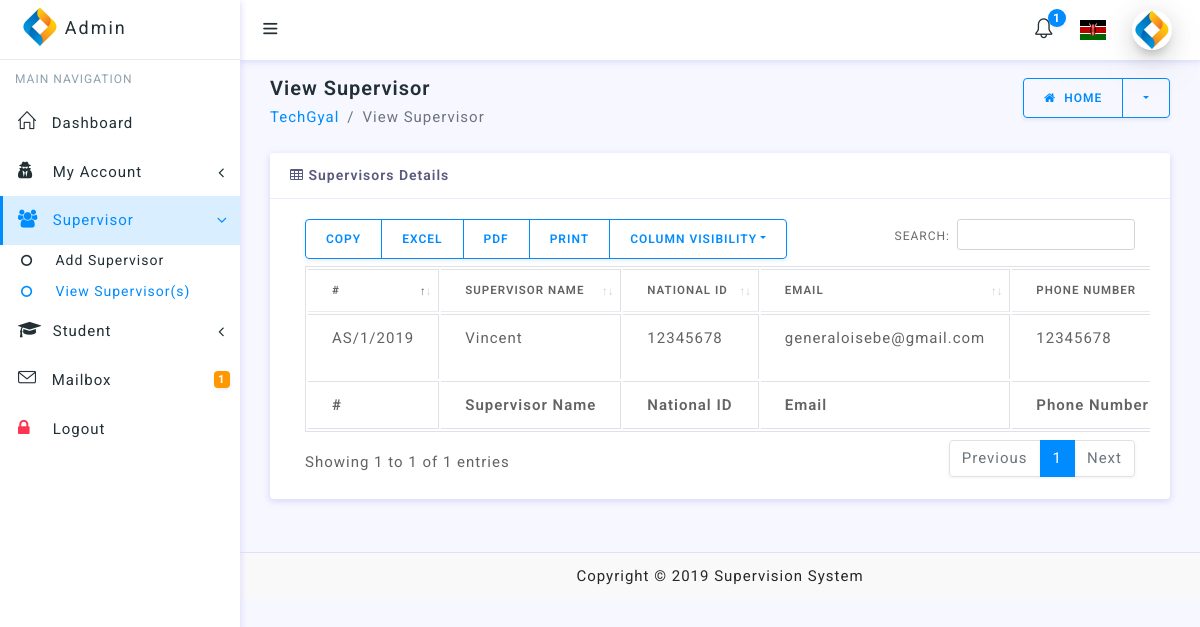
The page /admin/dashboard/viewSupervisor.php (signed in) on the database as committed earlier.
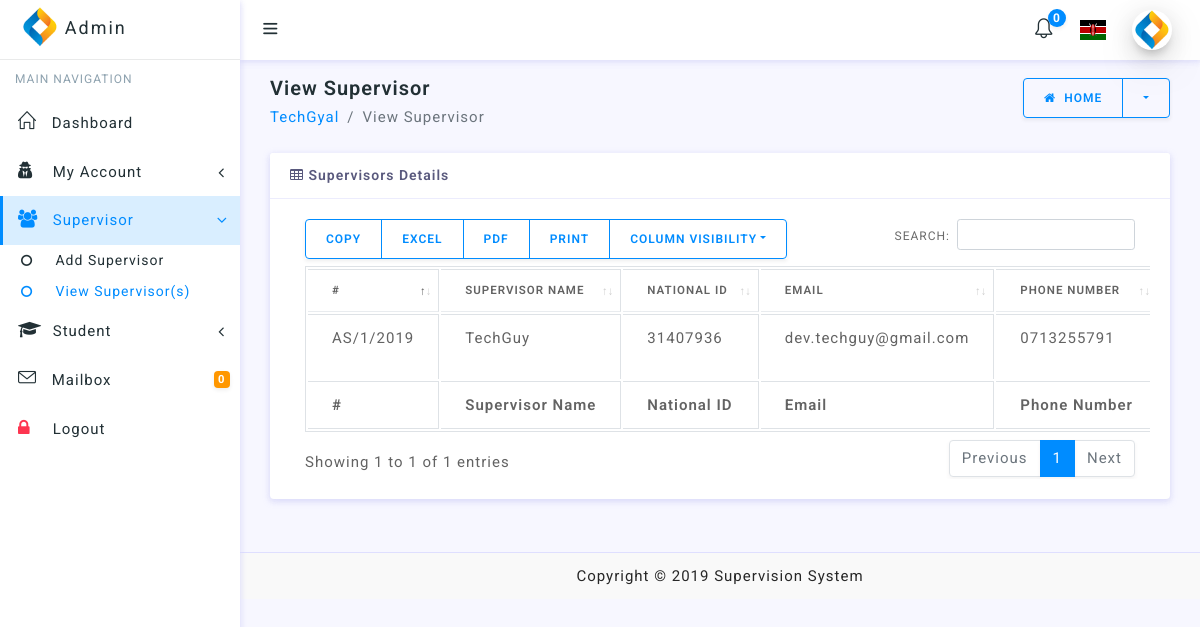
The same page on the database as committed later.
### tables this page shows
CREATE TABLE `supervisor_table` (
  `id` int(11) NOT NULL,
  `supervisor_name` varchar(255) NOT NULL,
  `email` varchar(255) NOT NULL,
  `phone_number` varchar(255) NOT NULL,
  `national_id` varchar(255) NOT NULL,
  `secret_code` varchar(255) NOT NULL,
  `password` varchar(255) NOT NULL,
  `created_at` datetime NOT NULL
);

### functions/fetch_notifications.php (called while the page is built, shortened)
<?php
$unReadNotifications = $allNotifications = 0;

### admin/dashboard/viewSupervisor.php (the view, shortened to what the changed rows need)
<?php
require '../sessions/admin_session.php';
?>
<!doctype html>
<html lang="en">
<head>
    <link href="../../inc/table.css" rel="stylesheet" type="text/css"/>
</head>
<body>
<div id="wrapper">
    <?php
    require '../layouts/admin_layout.php';
    ?>
    <div class="content-wrapper">
        <div class="container-fluid">
            <div class="row">
                <div class="col-lg-12">
                    <div class="card">
                        <?php
                        if ($connection) {
                            $result = mysqli_query($connection, "SELECT * FROM supervisor_table ORDER BY id DESC ");
                            if (mysqli_num_rows($result) > 0) {
                                echo '<div class="card-body">';
                                echo '<div class="table-responsive">
                                <table id="example" class="table table-bordered">
                                    <thead>
                                    <tr>
                                        <th>#</th>
                                        <th>Supervisor Name</th>
                                        <th>National ID</th>
                                        <th>Email</th>
                                        <th>Phone Number</th>
                                        <th>Secret Code</th>
                                        <th>Action</th>
                                        <th>Created At</th>
                                    </tr>
                                    </thead>';
                                echo '<tbody>';
                                while ($row = mysqli_fetch_array($result)) {
                                    echo "<tr><td>";
                                    echo 'AS/' . $row['id'] . '/' . date('Y');
                                    echo "</td><td>";
                                    echo $row['supervisor_name'];
                                    echo "</td><td>";
                                    echo $row['national_id'];
                                    echo "</td><td>";
                                    echo $row['email'];
                                    echo "</td><td>";
                                    echo $row['phone_number'];
                                    echo "</td><td>";
                                    echo "</td><td>";
                                    echo "</td><td>";
                                    echo "</td></tr>";
                                }
                                echo '</tbody>';
                                echo '<tfoot>
                                    <tr>
                                        <th>#</th>
                                        <th>Supervisor Name</th>
                                        <th>National ID</th>
                                        <th>Email</th>
                                        <th>Phone Number</th>
                                        <th>Secret Code</th>
                                        <th>Action</th>
                                        <th>Created At</th>
                                    </tr>
                                    </tfoot>
                                </table>
                            </div>';
                                echo '</div>';
                            } else {
                                echo '<center><h2 class="text-danger text-uppercase">No Supervisors Were Found.</h2></center>';
                            }
                        }
                        ?>
                    </div>
                </div>
            </div>
        </div>
    </div>
</div>
</body>
</html>

### admin/layouts/admin_layout.php (shortened to what the changed rows need)
<?php
require '../../functions/fetch_notifications.php'
?>
<div id="sidebar-wrapper" data-simplebar="" data-simplebar-auto-hide="true">
    <ul class="sidebar-menu do-nicescrol">
        <li>
            <a href="../mailbox/inbox.php" class="waves-effect">
                <i class="icon-envelope"></i>
                <span>Mailbox</span>
                <small class="badge float-right badge-warning"><?php echo number_format($unReadNotifications) ?></small>
            </a>
        </li>
    </ul>
</div>
<header class="topbar-nav">
    <nav class="navbar navbar-expand fixed-top bg-white">
        <ul class="navbar-nav align-items-center right-nav-link">
            <li class="nav-item dropdown-lg">
                <a class="nav-link dropdown-toggle dropdown-toggle-nocaret waves-effect" data-toggle="dropdown"
                   href="../mailbox/inbox.php">
                    <i class="icon-bell"></i><span
                            class="badge badge-primary badge-up"><?php echo number_format($unReadNotifications) ?></span></a>
            </li>
        </ul>
    </nav>
</header>

Rows that differ between the two databases and show on the page:
changed supervisor_table id 1: supervisor_name "Vincent" → "TechGuy"; national "12345678" → "31407936"; email "generaloisebe@gmail.com" → "dev.techguy@gmail.com"; phone_number "12345678" → "0713255791"
Other text that changed with them:
$unReadNotifications: "1" → "0"
